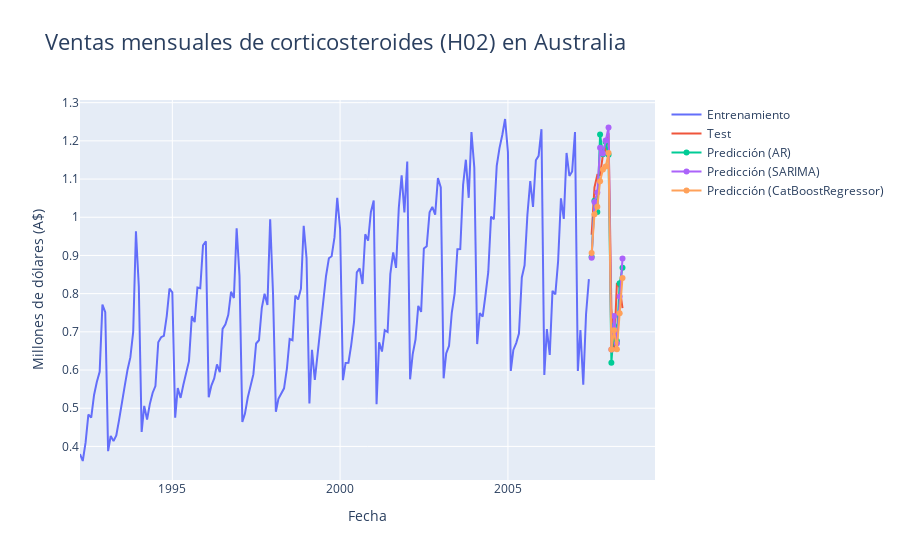

Here is the notebook cell this chart was saved with:
### Markdown cell above
#### Explicación 28.3.7
>

### Code cell
## Solución 28.3.8
import plotly.graph_objects as go
fig = go.Figure()

fig.add_trace(go.Scatter(
    x=df_train.index,
    y=df_train['venta_h02'],
    name="Entrenamiento",
    mode="lines"
    ))

fig.add_trace(go.Scatter(
    x=df_test.index,
    y=df_test['venta_h02'],
    name="Test",
    mode="lines"
    ))

fig.add_trace(go.Scatter(
x=pred_ar.index,
y=pred_ar,
name="Predicción (AR)",
mode="markers+lines"
))

fig.add_trace(go.Scatter(
    x=pred_sarima_auto.index,
    y=pred_sarima_auto,
    name="Predicción (SARIMA)",
    mode="markers+lines"
    ))

fig.add_trace(go.Scatter(
    x=pred_cat.index,
    y=pred_cat,
    name="Predicción (CatBoostRegressor)",
    mode="markers+lines"
    ))

fig.update_layout(title="Ventas mensuales de corticosteroides (H02) en Australia",
                  title_font_size=22,
                  xaxis_title = 'Fecha',
                  yaxis_title= 'Millones de dólares (A$)'
                  )

fig.show()

### Figure 1 — Plotly figure (JSON) as saved in the notebook; plotly's stock layout.template omitted (floating-point values rounded to 4 significant figures; data arrays with more than 128 entries replaced by an {"elided": "..."} marker saying what was removed)
{"data": [{"mode": "lines", "name": "Entrenamiento", "type": "scatter", "x": {"elided": "183 str values"}, "y": {"elided": "183 float values"}}, {"mode": "lines", "name": "Test", "type": "scatter", "x": ["2007-07-01T00:00:00", "2007-08-01T00:00:00", "2007-09-01T00:00:00", "2007-10-01T00:00:00", "2007-11-01T00:00:00", "2007-12-01T00:00:00", "2008-01-01T00:00:00", "2008-02-01T00:00:00", "2008-03-01T00:00:00", "2008-04-01T00:00:00", "2008-05-01T00:00:00", "2008-06-01T00:00:00"], "y": [0.9541, 1.078, 1.111, 1.11, 1.164, 1.177, 1.22, 0.7618, 0.6494, 0.8279, 0.8163, 0.7621]}, {"mode": "markers+lines", "name": "Predicción (AR)", "type": "scatter", "x": ["2007-07-01T00:00:00", "2007-08-01T00:00:00", "2007-09-01T00:00:00", "2007-10-01T00:00:00", "2007-11-01T00:00:00", "2007-12-01T00:00:00", "2008-01-01T00:00:00", "2008-02-01T00:00:00", "2008-03-01T00:00:00", "2008-04-01T00:00:00", "2008-05-01T00:00:00", "2008-06-01T00:00:00"], "y": [0.8967, 1.043, 1.014, 1.217, 1.165, 1.198, 1.164, 0.6191, 0.716, 0.6762, 0.8273, 0.8679]}, {"mode": "markers+lines", "name": "Predicción (SARIMA)", "type": "scatter", "x": ["2007-07-01T00:00:00", "2007-08-01T00:00:00", "2007-09-01T00:00:00", "2007-10-01T00:00:00", "2007-11-01T00:00:00", "2007-12-01T00:00:00", "2008-01-01T00:00:00", "2008-02-01T00:00:00", "2008-03-01T00:00:00", "2008-04-01T00:00:00", "2008-05-01T00:00:00", "2008-06-01T00:00:00"], "y": [0.8938, 1.04, 1.065, 1.182, 1.167, 1.201, 1.235, 0.654, 0.7416, 0.6694, 0.7927, 0.8922]}, {"mode": "markers+lines", "name": "Predicción (CatBoostRegressor)", "type": "scatter", "x": ["2007-07-01T00:00:00", "2007-08-01T00:00:00", "2007-09-01T00:00:00", "2007-10-01T00:00:00", "2007-11-01T00:00:00", "2007-12-01T00:00:00", "2008-01-01T00:00:00", "2008-02-01T00:00:00", "2008-03-01T00:00:00", "2008-04-01T00:00:00", "2008-05-01T00:00:00", "2008-06-01T00:00:00"], "y": [0.9065, 1.008, 1.027, 1.094, 1.125, 1.133, 1.168, 0.6539, 0.7044, 0.6545, 0.7483, 0.841]}], "layout": {"title": {"font": {"size": 22}, "text": "Ventas mensuales de corticosteroides (H02) en Australia"}, "xaxis": {"title": {"text": "Fecha"}}, "yaxis": {"title": {"text": "Millones de dólares (A$)"}}}}
